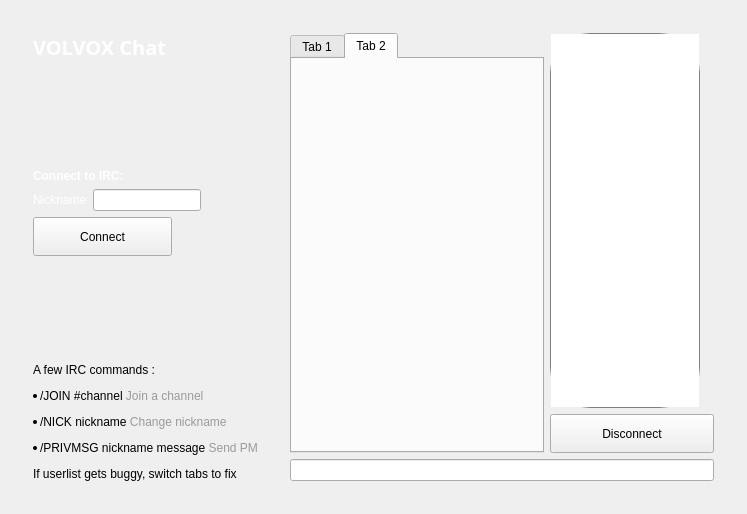
<?xml version="1.0" encoding="UTF-8"?>
<ui version="4.0">
 <class>ChatWindowClass</class>
 <widget class="QWidget" name="ChatWindowClass">
  <property name="geometry">
   <rect>
    <x>0</x>
    <y>0</y>
    <width>747</width>
    <height>514</height>
   </rect>
  </property>
  <layout class="QGridLayout" name="gridLayout_2">
   <item row="0" column="0">
    <widget class="QWidget" name="widget_2" native="true">
     <layout class="QGridLayout" name="gridLayout_3">
      <item row="0" column="0">
       <widget class="QWidget" name="hide3" native="true">
        <property name="sizePolicy">
         <sizepolicy hsizetype="Maximum" vsizetype="Preferred">
          <horstretch>0</horstretch>
          <verstretch>0</verstretch>
         </sizepolicy>
        </property>
        <layout class="QFormLayout" name="formLayout">
         <property name="fieldGrowthPolicy">
          <enum>QFormLayout::AllNonFixedFieldsGrow</enum>
         </property>
         <item row="0" column="0" colspan="2">
          <widget class="QLabel" name="label_9">
           <property name="sizePolicy">
            <sizepolicy hsizetype="Preferred" vsizetype="Preferred">
             <horstretch>0</horstretch>
             <verstretch>0</verstretch>
            </sizepolicy>
           </property>
           <property name="font">
            <font>
             <family>Open Sans,sans-serif</family>
            </font>
           </property>
           <property name="text">
            <string>&lt;html&gt;&lt;head/&gt;&lt;body&gt;&lt;p&gt;&lt;span style=&quot; font-size:20px; font-weight:600; color:#ffffff;&quot;&gt;VOLVOX Chat&lt;/span&gt;&lt;/p&gt;&lt;/body&gt;&lt;/html&gt;</string>
           </property>
          </widget>
         </item>
         <item row="2" column="0" colspan="2">
          <widget class="QLabel" name="label_10">
           <property name="text">
            <string>&lt;html&gt;&lt;head/&gt;&lt;body&gt;&lt;p&gt;&lt;span style=&quot; font-weight:600; color:#ffffff;&quot;&gt;Connect to IRC:&lt;/span&gt;&lt;/p&gt;&lt;/body&gt;&lt;/html&gt;</string>
           </property>
          </widget>
         </item>
         <item row="3" column="0">
          <widget class="QLabel" name="label_5">
           <property name="text">
            <string>&lt;html&gt;&lt;head/&gt;&lt;body&gt;&lt;p&gt;&lt;span style=&quot; color:#ffffff;&quot;&gt;Nickname&lt;/span&gt;&lt;/p&gt;&lt;/body&gt;&lt;/html&gt;</string>
           </property>
          </widget>
         </item>
         <item row="3" column="1">
          <widget class="QLineEdit" name="editPseudo">
           <property name="sizePolicy">
            <sizepolicy hsizetype="Fixed" vsizetype="Fixed">
             <horstretch>0</horstretch>
             <verstretch>0</verstretch>
            </sizepolicy>
           </property>
           <property name="styleSheet">
            <string notr="true"></string>
           </property>
           <property name="text">
            <string/>
           </property>
          </widget>
         </item>
         <item row="5" column="0" colspan="2">
          <widget class="QPushButton" name="buttonConnect">
           <property name="sizePolicy">
            <sizepolicy hsizetype="Fixed" vsizetype="Fixed">
             <horstretch>0</horstretch>
             <verstretch>0</verstretch>
            </sizepolicy>
           </property>
           <property name="minimumSize">
            <size>
             <width>139</width>
             <height>39</height>
            </size>
           </property>
           <property name="styleSheet">
            <string notr="true"></string>
           </property>
           <property name="text">
            <string>Connect</string>
           </property>
          </widget>
         </item>
         <item row="1" column="0">
          <spacer name="verticalSpacer">
           <property name="orientation">
            <enum>Qt::Vertical</enum>
           </property>
           <property name="sizeHint" stdset="0">
            <size>
             <width>20</width>
             <height>10</height>
            </size>
           </property>
          </spacer>
         </item>
         <item row="6" column="0">
          <spacer name="verticalSpacer_2">
           <property name="orientation">
            <enum>Qt::Vertical</enum>
           </property>
           <property name="sizeHint" stdset="0">
            <size>
             <width>20</width>
             <height>10</height>
            </size>
           </property>
          </spacer>
         </item>
         <item row="7" column="0" colspan="2">
          <widget class="QLabel" name="label">
           <property name="text">
            <string>&lt;html&gt;&lt;head/&gt;&lt;body&gt;&lt;p&gt;A few IRC commands :&lt;/p&gt;&lt;ul style=&quot;margin-top: 0px; margin-bottom: 0px; margin-left: 7px; margin-right: 0px; -qt-list-indent: 0;&quot;&gt;&lt;li style=&quot; margin-top:12px; margin-bottom:12px; margin-left:0px; margin-right:0px; -qt-block-indent:0; text-indent:0px;&quot;&gt;/JOIN #channel &lt;span style=&quot; color:#9a9a9a;&quot;&gt;Join a channel&lt;/span&gt;&lt;/li&gt;&lt;li style=&quot; margin-top:12px; margin-bottom:12px; margin-left:0px; margin-right:0px; -qt-block-indent:0; text-indent:0px;&quot;&gt;/NICK nickname &lt;span style=&quot; color:#9a9a9a;&quot;&gt;Change nickname&lt;/span&gt;&lt;/li&gt;&lt;li style=&quot; margin-top:12px; margin-bottom:12px; margin-left:0px; margin-right:0px; -qt-block-indent:0; text-indent:0px;&quot;&gt;/PRIVMSG nickname message &lt;span style=&quot; color:#9a9a9a;&quot;&gt;Send PM &lt;/span&gt;&lt;/li&gt;&lt;/ul&gt;&lt;p&gt;If userlist gets buggy, switch tabs to fix&lt;/p&gt;&lt;/body&gt;&lt;/html&gt;</string>
           </property>
          </widget>
         </item>
        </layout>
        <zorder>label_9</zorder>
        <zorder>editPseudo</zorder>
        <zorder>label_5</zorder>
        <zorder>buttonConnect</zorder>
        <zorder>label_10</zorder>
        <zorder>label</zorder>
       </widget>
      </item>
      <item row="0" column="1">
       <widget class="QWidget" name="splitter" native="true">
        <property name="enabled">
         <bool>true</bool>
        </property>
        <property name="sizePolicy">
         <sizepolicy hsizetype="Preferred" vsizetype="Preferred">
          <horstretch>0</horstretch>
          <verstretch>0</verstretch>
         </sizepolicy>
        </property>
        <property name="styleSheet">
         <string notr="true"/>
        </property>
        <layout class="QGridLayout" name="gridLayout_4">
         <property name="sizeConstraint">
          <enum>QLayout::SetDefaultConstraint</enum>
         </property>
         <item row="3" column="0" colspan="2">
          <widget class="QLineEdit" name="lineEdit">
           <property name="sizePolicy">
            <sizepolicy hsizetype="Minimum" vsizetype="Fixed">
             <horstretch>0</horstretch>
             <verstretch>0</verstretch>
            </sizepolicy>
           </property>
           <property name="maximumSize">
            <size>
             <width>16777215</width>
             <height>30</height>
            </size>
           </property>
          </widget>
         </item>
         <item row="0" column="1">
          <widget class="QListView" name="userView">
           <property name="sizePolicy">
            <sizepolicy hsizetype="Minimum" vsizetype="Expanding">
             <horstretch>0</horstretch>
             <verstretch>0</verstretch>
            </sizepolicy>
           </property>
           <property name="minimumSize">
            <size>
             <width>0</width>
             <height>300</height>
            </size>
           </property>
           <property name="maximumSize">
            <size>
             <width>150</width>
             <height>16777215</height>
            </size>
           </property>
           <property name="styleSheet">
            <string notr="true">border-radius:40px;border:1px solid grey</string>
           </property>
          </widget>
         </item>
         <item row="0" column="0" rowspan="3">
          <widget class="QTabWidget" name="tab">
           <property name="styleSheet">
            <string notr="true"/>
           </property>
           <property name="tabShape">
            <enum>QTabWidget::Rounded</enum>
           </property>
           <property name="currentIndex">
            <number>1</number>
           </property>
           <property name="tabsClosable">
            <bool>false</bool>
           </property>
           <widget class="QWidget" name="widget_4">
            <attribute name="title">
             <string>Tab 1</string>
            </attribute>
           </widget>
           <widget class="QWidget" name="tab_5">
            <attribute name="title">
             <string>Tab 2</string>
            </attribute>
           </widget>
          </widget>
         </item>
         <item row="1" column="1" rowspan="2">
          <widget class="QPushButton" name="disconnect">
           <property name="sizePolicy">
            <sizepolicy hsizetype="Minimum" vsizetype="Preferred">
             <horstretch>0</horstretch>
             <verstretch>0</verstretch>
            </sizepolicy>
           </property>
           <property name="minimumSize">
            <size>
             <width>164</width>
             <height>39</height>
            </size>
           </property>
           <property name="styleSheet">
            <string notr="true"></string>
           </property>
           <property name="text">
            <string>Disconnect</string>
           </property>
          </widget>
         </item>
        </layout>
        <zorder>tab</zorder>
        <zorder>lineEdit</zorder>
        <zorder>userView</zorder>
        <zorder>disconnect</zorder>
       </widget>
      </item>
     </layout>
    </widget>
   </item>
  </layout>
  <action name="actionQuit">
   <property name="text">
    <string>Quitter</string>
   </property>
   <property name="shortcut">
    <string>Ctrl+Q</string>
   </property>
  </action>
  <action name="actionCloseTab">
   <property name="text">
    <string>Fermer l'onglet</string>
   </property>
  </action>
 </widget>
 <layoutdefault spacing="6" margin="11"/>
 <resources/>
 <connections/>
</ui>
